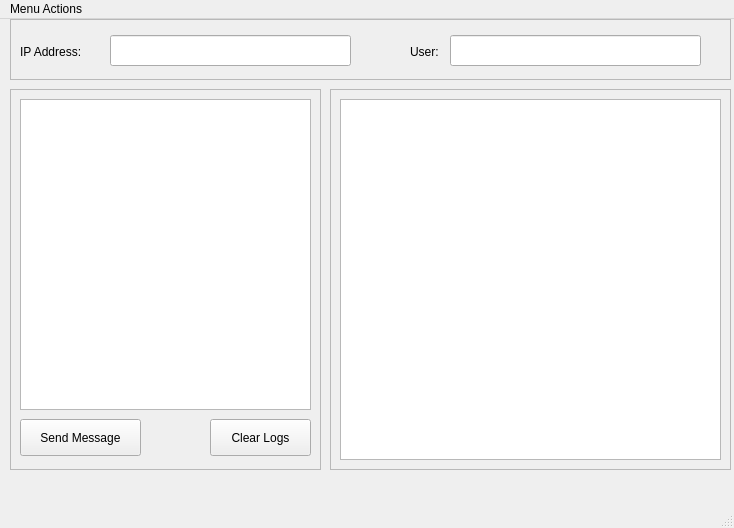
<?xml version="1.0" encoding="UTF-8"?>
<ui version="4.0">
 <class>MainWindow</class>
 <widget class="QMainWindow" name="MainWindow">
  <property name="geometry">
   <rect>
    <x>0</x>
    <y>0</y>
    <width>734</width>
    <height>528</height>
   </rect>
  </property>
  <property name="windowTitle">
   <string>MainWindow</string>
  </property>
  <widget class="QWidget" name="centralwidget">
   <widget class="QFrame" name="frame">
    <property name="geometry">
     <rect>
      <x>10</x>
      <y>0</y>
      <width>721</width>
      <height>61</height>
     </rect>
    </property>
    <property name="frameShape">
     <enum>QFrame::StyledPanel</enum>
    </property>
    <property name="frameShadow">
     <enum>QFrame::Raised</enum>
    </property>
    <widget class="QLineEdit" name="lineEdit">
     <property name="geometry">
      <rect>
       <x>100</x>
       <y>16</y>
       <width>241</width>
       <height>31</height>
      </rect>
     </property>
    </widget>
    <widget class="QLabel" name="label">
     <property name="geometry">
      <rect>
       <x>10</x>
       <y>20</y>
       <width>81</width>
       <height>25</height>
      </rect>
     </property>
     <property name="text">
      <string>IP Address:</string>
     </property>
    </widget>
    <widget class="QLabel" name="label_2">
     <property name="geometry">
      <rect>
       <x>400</x>
       <y>20</y>
       <width>41</width>
       <height>25</height>
      </rect>
     </property>
     <property name="text">
      <string>User:</string>
     </property>
    </widget>
    <widget class="QLineEdit" name="lineEdit_2">
     <property name="geometry">
      <rect>
       <x>440</x>
       <y>16</y>
       <width>251</width>
       <height>31</height>
      </rect>
     </property>
    </widget>
   </widget>
   <widget class="QFrame" name="frame_2">
    <property name="geometry">
     <rect>
      <x>10</x>
      <y>70</y>
      <width>311</width>
      <height>381</height>
     </rect>
    </property>
    <property name="frameShape">
     <enum>QFrame::StyledPanel</enum>
    </property>
    <property name="frameShadow">
     <enum>QFrame::Raised</enum>
    </property>
    <widget class="QTextEdit" name="textEdit">
     <property name="geometry">
      <rect>
       <x>10</x>
       <y>10</y>
       <width>291</width>
       <height>311</height>
      </rect>
     </property>
    </widget>
    <widget class="QPushButton" name="pushButton_3">
     <property name="geometry">
      <rect>
       <x>10</x>
       <y>330</y>
       <width>121</width>
       <height>37</height>
      </rect>
     </property>
     <property name="text">
      <string>Send Message</string>
     </property>
    </widget>
    <widget class="QPushButton" name="pushButton_4">
     <property name="geometry">
      <rect>
       <x>200</x>
       <y>330</y>
       <width>101</width>
       <height>37</height>
      </rect>
     </property>
     <property name="text">
      <string>Clear Logs</string>
     </property>
    </widget>
   </widget>
   <widget class="QFrame" name="frame_3">
    <property name="geometry">
     <rect>
      <x>330</x>
      <y>70</y>
      <width>401</width>
      <height>381</height>
     </rect>
    </property>
    <property name="frameShape">
     <enum>QFrame::StyledPanel</enum>
    </property>
    <property name="frameShadow">
     <enum>QFrame::Raised</enum>
    </property>
    <widget class="QListWidget" name="listWidget">
     <property name="geometry">
      <rect>
       <x>10</x>
       <y>10</y>
       <width>381</width>
       <height>361</height>
      </rect>
     </property>
    </widget>
   </widget>
  </widget>
  <widget class="QMenuBar" name="menubar">
   <property name="geometry">
    <rect>
     <x>0</x>
     <y>0</y>
     <width>734</width>
     <height>31</height>
    </rect>
   </property>
   <widget class="QMenu" name="menuMenu_Actions">
    <property name="title">
     <string>Menu Actions</string>
    </property>
    <addaction name="actionVersino"/>
    <addaction name="actionExit"/>
   </widget>
   <addaction name="menuMenu_Actions"/>
  </widget>
  <widget class="QStatusBar" name="statusbar"/>
  <action name="actionVersino">
   <property name="text">
    <string>Version</string>
   </property>
  </action>
  <action name="actionExit">
   <property name="text">
    <string>Exit</string>
   </property>
  </action>
 </widget>
 <resources/>
 <connections/>
</ui>
